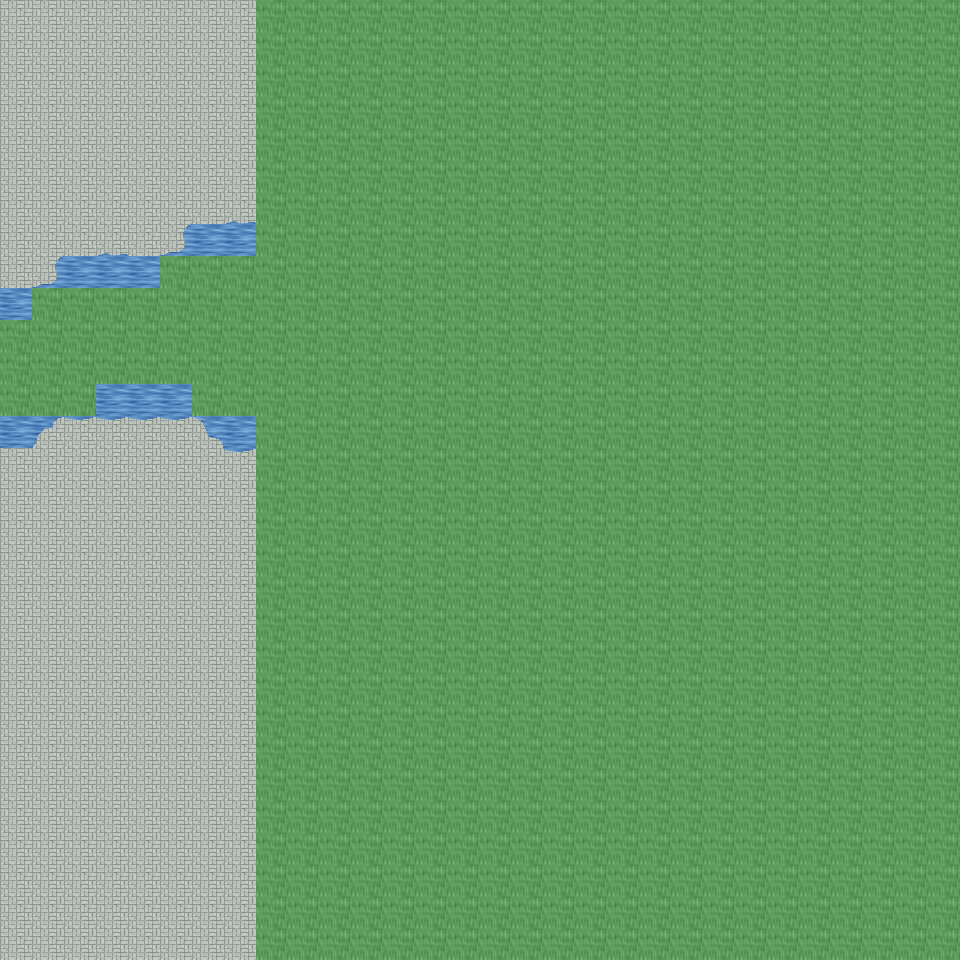

A level layout from a 2D game, rendered from its tile map. Below: a short description, then the map file with tile-grid data replaced by summaries:
An orthogonal 30x30 tile map with 32x32 px tiles, 6 tile layers (Ground, Object, Object2, Above, ...), 44 tilesets and 4 objects (4x mapchange).

<map version="1.0" orientation="orthogonal" renderorder="right-down" width="30" height="30" tilewidth="32" tileheight="32" nextobjectid="5">
  <tileset firstgid="1" name="tileset_ground_ground" tilewidth="32" tileheight="32" tilecount="33" columns="3">
    <image source="../drawable/tileset_ground_ground.png" width="96" height="352" />
  </tileset>
  <tileset firstgid="34" name="tileset_building_castle" tilewidth="32" tileheight="32" tilecount="320" columns="20">
    <image source="../drawable/tileset_building_castle.png" width="640" height="512" />
  </tileset>
  <tileset firstgid="354" name="tileset_furniture_carpet_carpets_2" tilewidth="32" tileheight="32" tilecount="20" columns="4">
    <image source="../drawable/tileset_furniture_carpet_carpets_2.png" width="128" height="160" />
  </tileset>
  <tileset firstgid="374" name="tileset_ground_indoor_tiles" tilewidth="32" tileheight="32" tilecount="8" columns="2">
    <image source="../drawable/tileset_ground_indoor_tiles.png" width="64" height="128" />
  </tileset>
  <tileset firstgid="382" name="tileset_ground_water_pool" tilewidth="32" tileheight="32" tilecount="72" columns="3">
    <image source="../drawable/tileset_ground_water_pool.png" width="96" height="768" />
  </tileset>
  <tileset firstgid="454" name="tileset_ground_brown_paving" tilewidth="32" tileheight="32" tilecount="2" columns="2">
    <image source="../drawable/tileset_ground_brown_paving.png" width="64" height="32" />
  </tileset>
  <tileset firstgid="456" name="tileset_ground_spikes" tilewidth="32" tileheight="32" tilecount="1" columns="1">
    <image source="../drawable/tileset_ground_spikes.png" width="32" height="32" />
  </tileset>
  <tileset firstgid="457" name="tileset_ground_ridge_earth_dark" tilewidth="32" tileheight="32" tilecount="96" columns="12">
    <image source="../drawable/tileset_ground_ridge_earth_dark.png" width="384" height="256" />
  </tileset>
  <tileset firstgid="553" name="tileset_plant_grasses" tilewidth="32" tileheight="32" tilecount="6" columns="3">
    <image source="../drawable/tileset_plant_grasses.png" width="96" height="64" />
  </tileset>
  <tileset firstgid="559" name="tileset_ground_water_pool_corners" tilewidth="32" tileheight="32" tilecount="72" columns="3">
    <image source="../drawable/tileset_ground_water_pool_corners.png" width="96" height="768" />
  </tileset>
  <tileset firstgid="631" name="tileset_building_fence_fence_chunky" tilewidth="32" tileheight="32" tilecount="21" columns="3">
    <image source="../drawable/tileset_building_fence_fence_chunky.png" width="96" height="224" />
  </tileset>
  <tileset firstgid="652" name="tileset_ground_earth_edges" tilewidth="32" tileheight="32" tilecount="18" columns="6">
    <image source="../drawable/tileset_ground_earth_edges.png" width="192" height="96" />
  </tileset>
  <tileset firstgid="670" name="tileset_ground_rock_pebbles" tilewidth="32" tileheight="32" tilecount="3" columns="1">
    <image source="../drawable/tileset_ground_rock_pebbles.png" width="32" height="96" />
  </tileset>
  <tileset firstgid="673" name="tileset_ground_square_patch" tilewidth="32" tileheight="32" tilecount="9" columns="3">
    <image source="../drawable/tileset_ground_square_patch.png" width="96" height="96" />
  </tileset>
  <tileset firstgid="682" name="tileset_plant_leaves" tilewidth="32" tileheight="32" tilecount="8" columns="4">
    <image source="../drawable/tileset_plant_leaves.png" width="128" height="64" />
  </tileset>
  <tileset firstgid="690" name="tileset_item_corpse_skull_dark" tilewidth="32" tileheight="32" tilecount="2" columns="2">
    <image source="../drawable/tileset_item_corpse_skull_dark.png" width="64" height="32" />
  </tileset>
  <tileset firstgid="692" name="tileset_item_corpse_skeleton" tilewidth="32" tileheight="32" tilecount="4" columns="2">
    <image source="../drawable/tileset_item_corpse_skeleton.png" width="64" height="64" />
  </tileset>
  <tileset firstgid="696" name="tileset_furniture_table_grey_fancy" tilewidth="32" tileheight="32" tilecount="9" columns="3">
    <image source="../drawable/tileset_furniture_table_grey_fancy.png" width="96" height="96" />
  </tileset>
  <tileset firstgid="705" name="tileset_furniture_table_grey_long" tilewidth="32" tileheight="32" tilecount="4" columns="2">
    <image source="../drawable/tileset_furniture_table_grey_long.png" width="64" height="64" />
  </tileset>
  <tileset firstgid="709" name="tileset_furniture_table_grey_plain" tilewidth="32" tileheight="32" tilecount="9" columns="3">
    <image source="../drawable/tileset_furniture_table_grey_plain.png" width="96" height="96" />
  </tileset>
  <tileset firstgid="718" name="tileset_item_gothic_slab" tilewidth="32" tileheight="32" tilecount="1" columns="1">
    <image source="../drawable/tileset_item_gothic_slab.png" width="32" height="32" />
  </tileset>
  <tileset firstgid="719" name="tileset_logic_creature_gnome" tilewidth="32" tileheight="32" tilecount="6" columns="6">
    <image source="../drawable/tileset_logic_creature_gnome.png" width="192" height="32" />
  </tileset>
  <tileset firstgid="725" name="tileset_logic_collision" tilewidth="32" tileheight="32" tilecount="1" columns="1">
    <image source="../drawable/tileset_logic_collision.png" width="32" height="32" />
  </tileset>
  <tileset firstgid="726" name="tileset_ground_water_pool_deep" tilewidth="32" tileheight="32" tilecount="72" columns="3">
    <image source="../drawable/tileset_ground_water_pool_deep.png" width="96" height="768" />
  </tileset>
  <tileset firstgid="798" name="tileset_object_suspension_bridge" tilewidth="32" tileheight="32" tilecount="24" columns="3">
    <image source="../drawable/tileset_object_suspension_bridge.png" width="96" height="256" />
  </tileset>
  <tileset firstgid="822" name="tileset_plant_flower_daisy_blue" tilewidth="32" tileheight="32" tilecount="8" columns="2">
    <image source="../drawable/tileset_plant_flower_daisy_blue.png" width="64" height="128" />
  </tileset>
  <tileset firstgid="830" name="tileset_plant_flower_daisy_red" tilewidth="32" tileheight="32" tilecount="8" columns="2">
    <image source="../drawable/tileset_plant_flower_daisy_red.png" width="64" height="128" />
  </tileset>
  <tileset firstgid="838" name="tileset_plant_flower_daisy_white" tilewidth="32" tileheight="32" tilecount="8" columns="2">
    <image source="../drawable/tileset_plant_flower_daisy_white.png" width="64" height="128" />
  </tileset>
  <tileset firstgid="846" name="tileset_plant_flower_daisy_yellow" tilewidth="32" tileheight="32" tilecount="8" columns="2">
    <image source="../drawable/tileset_plant_flower_daisy_yellow.png" width="64" height="128" />
  </tileset>
  <tileset firstgid="854" name="tileset_plant_tree_tree_green" tilewidth="32" tileheight="32" tilecount="88" columns="8">
    <image source="../drawable/tileset_plant_tree_tree_green.png" width="256" height="352" />
  </tileset>
  <tileset firstgid="942" name="tileset_item_banners_flag" tilewidth="32" tileheight="32" tilecount="12" columns="3">
    <image source="../drawable/tileset_item_banners_flag.png" width="96" height="128" />
  </tileset>
  <tileset firstgid="954" name="tileset_item_flagpole" tilewidth="32" tileheight="32" tilecount="3" columns="1">
    <image source="../drawable/tileset_item_flagpole.png" width="32" height="96" />
  </tileset>
  <tileset firstgid="957" name="tileset_furniture_chair_bench_white" tilewidth="32" tileheight="32" tilecount="8" columns="2">
    <image source="../drawable/tileset_furniture_chair_bench_white.png" width="64" height="128" />
  </tileset>
  <tileset firstgid="965" name="tileset_item_statue_flowered_arch" tilewidth="32" tileheight="32" tilecount="24" columns="6">
    <image source="../drawable/tileset_item_statue_flowered_arch.png" width="192" height="128" />
  </tileset>
  <tileset firstgid="989" name="tileset_building_decoration_block" tilewidth="32" tileheight="32" tilecount="2" columns="2">
    <image source="../drawable/tileset_building_decoration_block.png" width="64" height="32" />
  </tileset>
  <tileset firstgid="991" name="tileset_building_decoration_orbpedestal" tilewidth="32" tileheight="32" tilecount="2" columns="1">
    <image source="../drawable/tileset_building_decoration_orbpedestal.png" width="32" height="64" />
  </tileset>
  <tileset firstgid="993" name="tileset_item_statue_urn_with_flowers" tilewidth="32" tileheight="32" tilecount="2" columns="1">
    <image source="../drawable/tileset_item_statue_urn_with_flowers.png" width="32" height="64" />
  </tileset>
  <tileset firstgid="995" name="tileset_building_decoration_pool" tilewidth="32" tileheight="32" tilecount="9" columns="3">
    <image source="../drawable/tileset_building_decoration_pool.png" width="96" height="96" />
  </tileset>
  <tileset firstgid="1004" name="tileset_item_statue_romanic_art1" tilewidth="32" tileheight="32" tilecount="4" columns="2">
    <image source="../drawable/tileset_item_statue_romanic_art1.png" width="64" height="64" />
  </tileset>
  <tileset firstgid="1008" name="tileset_building_wall_int_clay" tilewidth="32" tileheight="32" tilecount="100" columns="10">
    <image source="../drawable/tileset_building_wall_int_clay.png" width="320" height="320" />
  </tileset>
  <tileset firstgid="1108" name="tileset_ground_green_paving" tilewidth="32" tileheight="32" tilecount="18" columns="3">
    <image source="../drawable/tileset_ground_green_paving.png" width="96" height="192" />
  </tileset>
  <tileset firstgid="1126" name="tileset_furniture_other_stick" tilewidth="32" tileheight="32" tilecount="2" columns="1">
    <image source="../drawable/tileset_furniture_other_stick.png" width="32" height="64" />
  </tileset>
  <tileset firstgid="1128" name="tileset_item_scrying_orb" tilewidth="32" tileheight="32" tilecount="8" columns="8">
    <image source="../drawable/tileset_item_scrying_orb.png" width="256" height="32" />
  </tileset>
  <tileset firstgid="1136" name="tileset_furniture_light_lamp_bronze" tilewidth="32" tileheight="32" tilecount="3" columns="1">
    <image source="../drawable/tileset_furniture_light_lamp_bronze.png" width="32" height="96" />
  </tileset>
  <layer name="Ground" width="30" height="30">
    <data>[900 cells, 900 non-empty, 10 distinct tile ids]</data>
  </layer>
  <layer name="Object" width="30" height="30">
    <data>[900 cells, 79 non-empty, 11 distinct tile ids]</data>
  </layer>
  <layer name="Object2" width="30" height="30">
    <data>[900 cells, 0 non-empty, 0 distinct tile ids]</data>
  </layer>
  <layer name="Above" width="30" height="30">
    <data>[900 cells, 0 non-empty, 0 distinct tile ids]</data>
  </layer>
  <layer name="Above2" width="30" height="30">
    <data>[900 cells, 0 non-empty, 0 distinct tile ids]</data>
  </layer>
  <layer name="Walkable" width="30" height="30">
    <data>[900 cells, 691 non-empty, 1 distinct tile ids]</data>
  </layer>
  <objectgroup name="MapEvents">
    <object id="1" name="north" type="mapchange" x="0" y="0" width="256" height="32">
      <properties>
        <property name="map" value="0_ados_mountain_n2_w2_x4_y2" />
        <property name="place" value="south" />
      </properties>
    </object>
    <object id="2" name="south" type="mapchange" x="0" y="928" width="256" height="32">
      <properties>
        <property name="map" value="0_ados_mountain_n2_w2_x4_y4" />
        <property name="place" value="north" />
      </properties>
    </object>
    <object id="3" name="west" type="mapchange" x="0" y="0" width="32" height="320">
      <properties>
        <property name="map" value="0_ados_mountain_n2_w2_x3_y3" />
        <property name="place" value="east" />
      </properties>
    </object>
    <object id="4" name="west2" type="mapchange" x="0" y="416" width="32" height="544">
      <properties>
        <property name="map" value="0_ados_mountain_n2_w2_x3_y3" />
        <property name="place" value="east2" />
      </properties>
    </object>
  </objectgroup>
</map>
